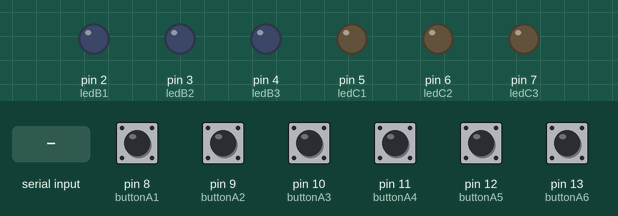
Simulated run of this sketch. Board: Arduino Uno, built with avr-gcc and run on an emulated ATmega328P. Shown: output pins drawn as LEDs (lit = HIGH). Inputs (shaded band) come from the test bench; at power-on: pin 8 (buttonA1), pin 9 (buttonA2), pin 10 (buttonA3), pin 11 (buttonA4), pin 12 (buttonA5), pin 13 (buttonA6) HIGH. What the sketch prints to the serial monitor is not drawn.

Above: at 1.2 s.
1.3 s: "B1,1\n" received over Serial
At 1.7 s:
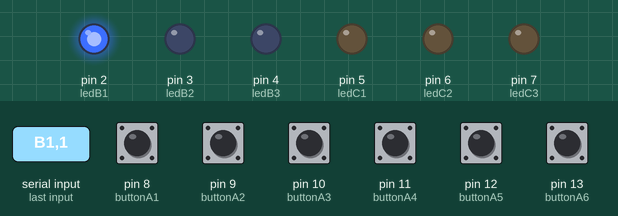
2.8 s: "B2,1\n" received over Serial
At 4.0 s:
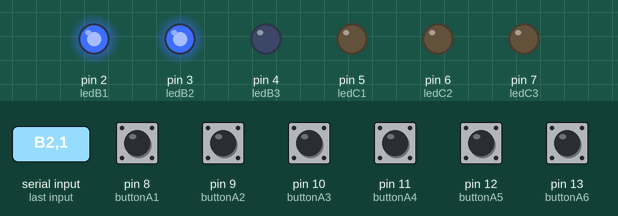
4.3 s: "B3,1\n" received over Serial
At 5.2 s:
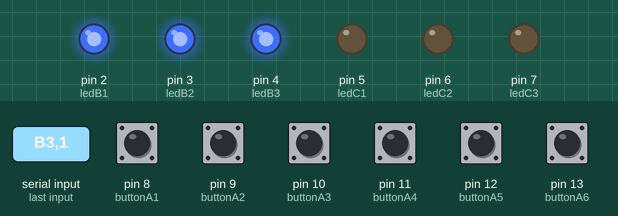
5.8 s: "C1,1\n" received over Serial
At 6.3 s:
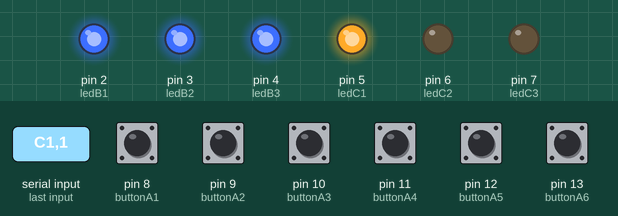
7.3 s: "C2,1\n" received over Serial
At 8.5 s:
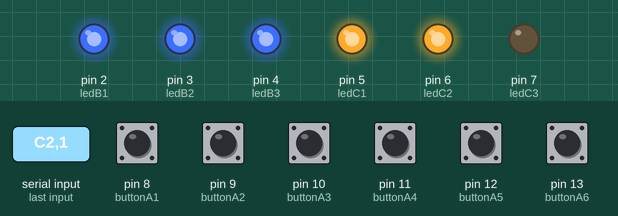
8.8 s: "B1\n" received over Serial
At 9.7 s:
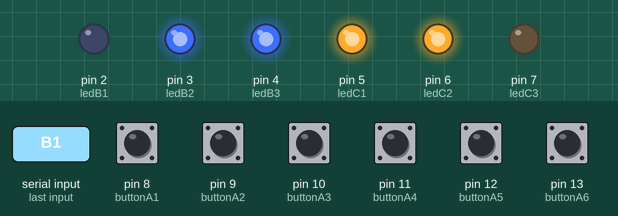
Timing chart, 0 to 11.3 s (numbered marks = the images above; inputs shaded):
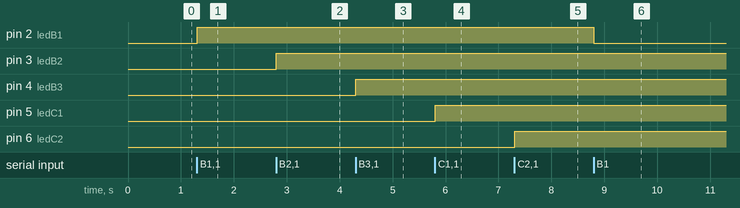

Measured:
- after the input at 1.3 s, pin 2 (ledB1): LOW → HIGH at once
- after the input at 2.8 s, pin 3 (ledB2): LOW → HIGH at once
- after the input at 4.3 s, pin 4 (ledB3): LOW → HIGH at once
- after the input at 5.8 s, pin 5 (ledC1): LOW → HIGH at once
- after the input at 7.3 s, pin 6 (ledC2): LOW → HIGH at once
- after the input at 8.8 s, pin 2 (ledB1): HIGH → LOW at once

The sketch:

arduino1.ino
```cpp
#include <SoftwareSerial.h>

const int buttonA1 = 8; // Input A
const int buttonA2 = 9; // Input B
const int buttonA3 = 10; // Input C
const int buttonA4 = 11; // Input A1
const int buttonA5 = 12; // Input B1
const int buttonA6 = 13; // Input C1

const int ledB1 = 2; // Output A (for any Arduino)
const int ledB2 = 3; // Output B (for any Arduino)
const int ledB3 = 4; // Output C (for any Arduino)
const int ledC1 = 5; // Output A1 (for any Arduino)
const int ledC2 = 6; // Output B1 (for any Arduino)
const int ledC3 = 7; // Output C1 (for any Arduino)

SoftwareSerial serial(0, 1); // RX, TX for RS-485


const unsigned long DEBOUNCE_DELAY = 50;    // Debounce time in milliseconds
const unsigned long TIME_SLOT_DURATION = 30; // Duration of each time slot in milliseconds
const unsigned long CYCLE_DURATION = 90;     // Total time for all 3 Arduinos (3 * 30ms)


unsigned long lastDebounceTime[6] = {0, 0, 0, 0, 0, 0};  // Last time buttons were pressed

void sendButtonState(String switchName, int state);

void setup() {
    Serial.begin(9600); // Initialize serial communication for debugging

    // Set button pins as input with pull-up resistors
    pinMode(buttonA1, INPUT_PULLUP);
    pinMode(buttonA2, INPUT_PULLUP);
    pinMode(buttonA3, INPUT_PULLUP);
    pinMode(buttonA4, INPUT_PULLUP);
    pinMode(buttonA5, INPUT_PULLUP);
    pinMode(buttonA6, INPUT_PULLUP);

    // Set LED pins as output
    pinMode(ledB1, OUTPUT);
    pinMode(ledB2, OUTPUT);
    pinMode(ledB3, OUTPUT);
    pinMode(ledC1, OUTPUT);
    pinMode(ledC2, OUTPUT);
    pinMode(ledC3, OUTPUT);

    // Turn off all LEDs by default
    digitalWrite(ledB1, LOW);
    digitalWrite(ledB2, LOW);
    digitalWrite(ledB3, LOW);
    digitalWrite(ledC1, LOW);
    digitalWrite(ledC2, LOW);
    digitalWrite(ledC3, LOW);
}

// Store previous button states
int prevState1 = LOW, prevState2 = LOW, prevState3 = LOW;
int prevState4 = LOW, prevState5 = LOW, prevState6 = LOW;

void loop() {
    unsigned long currentMillis = millis();
    // Arduino B's transmission window (30-59ms of every 90ms cycle)
    // First Arduino (A) uses 0-29ms
    // Second Arduino (B) uses 30-59ms
    // Third Arduino (C) uses 60-89ms
    // Calculate time slot - Arduino A gets first slot (0-29ms of every 90ms cycle)
    if ((currentMillis % CYCLE_DURATION) < TIME_SLOT_DURATION) {
        // Read current button states
        int stateA1 = digitalRead(buttonA1);
        int stateA2 = digitalRead(buttonA2);
        int stateA3 = digitalRead(buttonA3);
        int stateA4 = digitalRead(buttonA4);
        int stateA5 = digitalRead(buttonA5);
        int stateA6 = digitalRead(buttonA6);

        // Check for state changes with debouncing
        if (stateA1 != prevState1 && (currentMillis - lastDebounceTime[0]) > DEBOUNCE_DELAY) {
            sendButtonState("A1", stateA1);
            prevState1 = stateA1;
            lastDebounceTime[0] = currentMillis;
        }
        if (stateA2 != prevState2 && (currentMillis - lastDebounceTime[1]) > DEBOUNCE_DELAY) {
            sendButtonState("A2", stateA2);
            prevState2 = stateA2;
            lastDebounceTime[1] = currentMillis;
        }
        if (stateA3 != prevState3 && (currentMillis - lastDebounceTime[2]) > DEBOUNCE_DELAY) {
            sendButtonState("A3", stateA3);
            prevState3 = stateA3;
            lastDebounceTime[2] = currentMillis;
        }
        if (stateA4 != prevState4 && (currentMillis - lastDebounceTime[3]) > DEBOUNCE_DELAY) {
            sendButtonState("A4", stateA4);
            prevState4 = stateA4;
            lastDebounceTime[3] = currentMillis;
        }
        if (stateA5 != prevState5 && (currentMillis - lastDebounceTime[4]) > DEBOUNCE_DELAY) {
            sendButtonState("A5", stateA5);
            prevState5 = stateA5;
            lastDebounceTime[4] = currentMillis;
        }
        if (stateA6 != prevState6 && (currentMillis - lastDebounceTime[5]) > DEBOUNCE_DELAY) {
            sendButtonState("A6", stateA6);
            prevState6 = stateA6;
            lastDebounceTime[5] = currentMillis;
        }
    }

    // Check for incoming data from other Arduinos
    if (Serial.available()) {
        String message = Serial.readStringUntil('\n');

        // Parse the message
       String switchName = message.substring(0, message.indexOf(','));
       int state = message.substring(message.indexOf(',') + 1).toInt();

        // Control LEDs based on switch name
        if (switchName == "B1") {
            digitalWrite(ledB1, state);
        } else if (switchName == "B2") {
            digitalWrite(ledB2, state);
        } else if (switchName == "B3") {
            digitalWrite(ledB3, state);
        } else if (switchName == "C1") {
            digitalWrite(ledC1, state);
        } else if (switchName == "C2") {
            digitalWrite(ledC2, state);
        } else if (switchName == "C3") {
            digitalWrite(ledC3, state);
        }
    }

    delay(1); //
}

// Function to send button state as a string
void sendButtonState(String switchName, int state) {
    String message = switchName + "," + String(state);
    Serial.println(message); // Send the message

}
```
